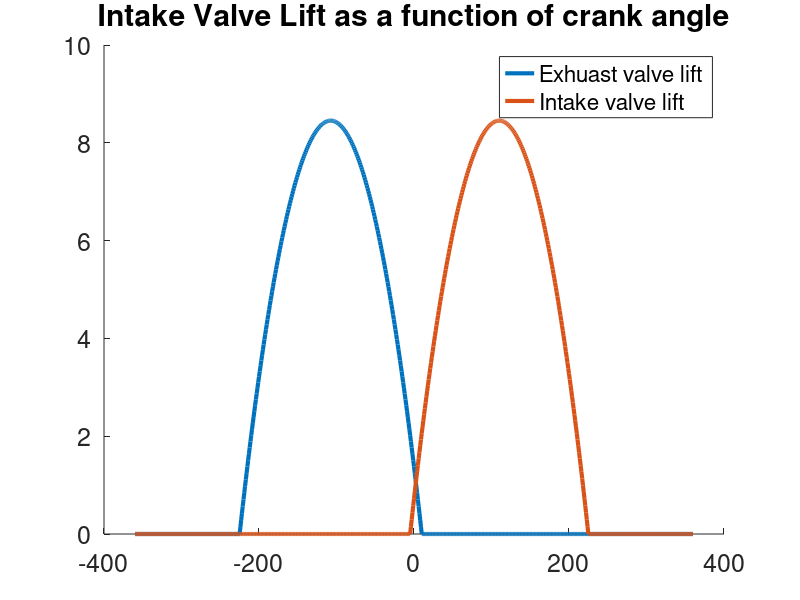
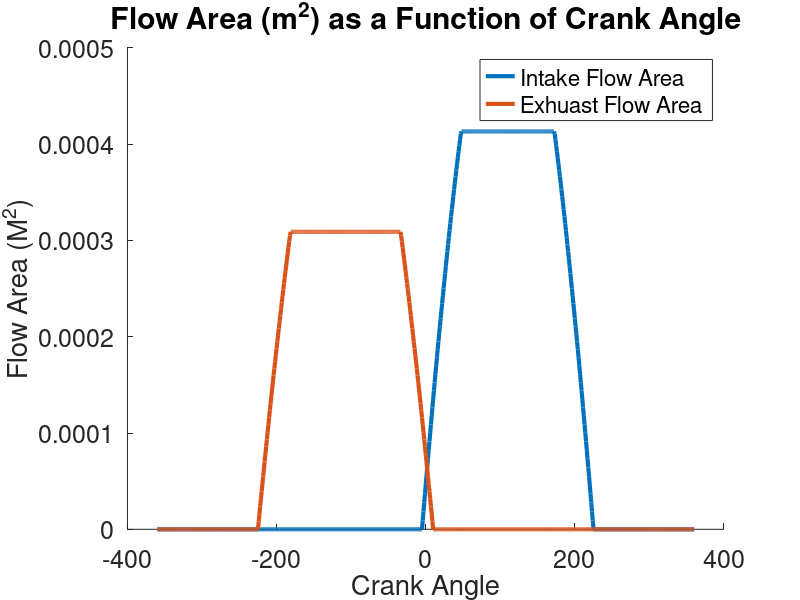
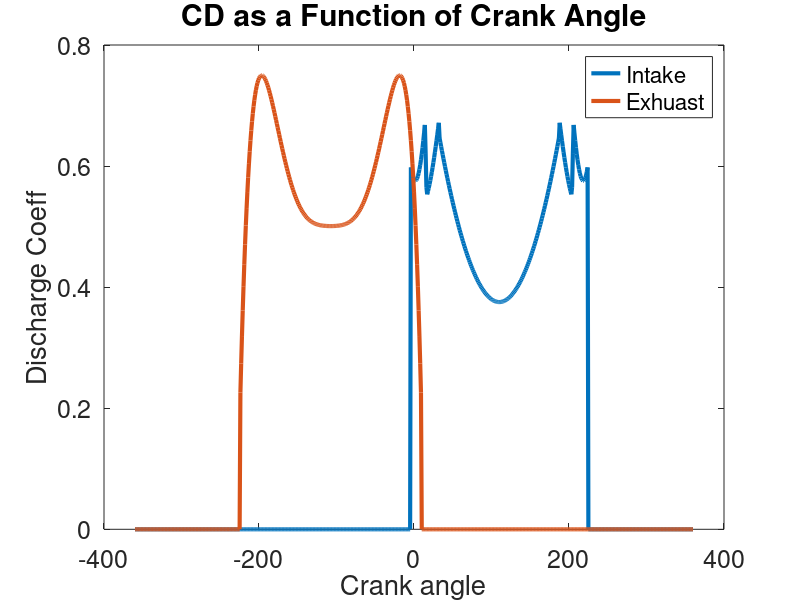
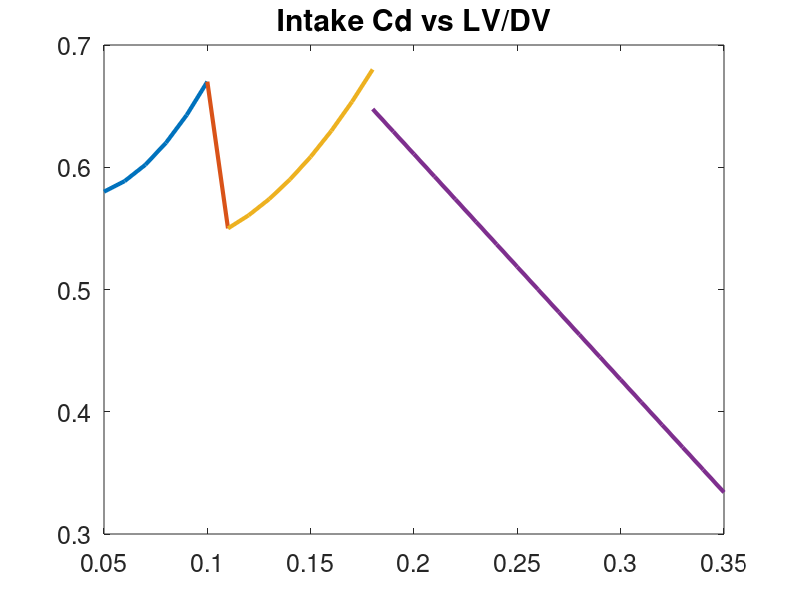

The MATLAB source for these figures, in order: (Note: this script raises an error after producing the figures.)
%Air intate
clear all
clc
close all

set(0, 'DefaultAxesFontWeight', 'normal', ...
      'DefaultAxesFontSize', 18, ...
      'DefaultAxesFontAngle', 'normal', ... 
      'DefaultAxesFontWeight', 'normal', ... 
      'DefaultAxesTitleFontWeight', 'bold', ...
      'DefaultAxesTitleFontSizeMultiplier', 1.2) ;
set(groot,'defaultLineLineWidth',3)
bore = 7.045/100;
r_bs =  1.1
stroke = bore/r_bs;
max_v_lift = .12 * bore; %meter
x = [-360 : 1: 360];
y1 = -1*(x.^2 -220*x - 1125);

max_y =max(y1);
% Recreating Heywood 225
intake_lift = -(max_v_lift/max_y)*(x.^2 -220*x - 1125);



hold on
y2 = -1.*(x.^2 + 215*x - 2250);
max_2 = max(y2);


exhuast_lift = -1 * (max_v_lift/max_2) .*(x.^2 + 215*x - 2250);
for i = 1:length(intake_lift)
    if intake_lift(i) < 0
        intake_lift(i) = 0;
    end
    
    if exhuast_lift(i) < 0
        exhuast_lift(i) = 0;
    end
end

plot(x, exhuast_lift*1000);
plot(x,intake_lift*1000);
title('Intake Valve Lift as a function of crank angle')
ylim([0,10]);
legend('Exhuast valve lift','Intake valve lift')
set(gcf, 'Units', 'Normalized', 'OuterPosition', [0, 0.04, 1, 0.96]);
saveas(gcf,'Valve Lift vs Crank.png')

for i = 1:length(intake_lift)
    if intake_lift(i) < 0
        intake_lift(i) = 0;
    end
    
    if exhuast_lift(i) < 0
        exhuast_lift(i) = 0;
    end
end

%%

% Fuerg 5.11
% 2 times 
D_in = .333 * bore;

D_ex = .29 * bore ;
DS_in = .21 * D_in;
DS_ex = .24 * D_ex;

DV_in = 1.1 * D_in;
DV_ex = 1.1*D_ex;

DP_in = D_in;
DP_ex = D_ex;

% USe 221 nd 222 to find rest
w_ex = D_ex * (1.11 - 1)/2;
w_in = D_in * (1.11 - 1)/2; %P 221, 30 degrees

DM_in = DV_in - w_in
DM_ex = DV_ex - w_ex

B = 30 * pi/180;

for i = 1: length(intake_lift)
    if (w_in /(sin(B) * cos(B))) > intake_lift(i) && intake_lift(i)>0
        Am_in(i) = pi * intake_lift(i)*cos(B) * (DV_in - 2*w_in + (intake_lift(i)/2)*sin(2* B));
        disp('I 1')
    elseif (((((DP_in^2 - DS_in^2)/(4*(DM_in)))^2 - w_in^2)^(1/2) + w_in * tan(B)) >= intake_lift(i) ...
            && (w_in /(sin(B) * cos(B))) < intake_lift(i) ...
            && intake_lift(i)>0)
        Am_in(i) = pi *  DM_in * sqrt((intake_lift(i) - w_in * tan(B))^2 + w_in^2);
        disp('I2')
    elseif intake_lift(i)>0
        Am_in(i) = pi * (DP_in^2 - DS_in^2)/4;
        disp('I3')
    else
        Am_in(i) = 0;

    end
end

for i = 1: length(exhuast_lift)
    if (w_ex /(sin(B) * cos(B))) > exhuast_lift(i) && exhuast_lift(i)>0
        Am_ex(i) = pi * exhuast_lift(i)*cos(B) * (DV_ex - 2*w_ex + (exhuast_lift(i)/2)*sin(2* B));

    elseif sqrt(((DP_ex^2 - DS_ex^2)/(4*(DM_ex)))^2  - w_ex^2) + w_ex * tan(B) >= exhuast_lift(i) && exhuast_lift(i)>0
        Am_ex(i) = pi *  (DM_ex) * sqrt((exhuast_lift(i) - w_ex * tan(B))^2 + w_ex^2);     

    elseif exhuast_lift(i)>0
        Am_ex(i) = pi * (DP_ex^2 - DS_ex^2)/4;

    else
         Am_ex(i) = 0;
    end
    
end
 
figure
hold on 
plot(x,Am_in)
plot(x, Am_ex)

legend('Intake', 'Exhuast')
title('Flow Area (m^2) as a Function of Crank Angle')
legend('Intake Flow Area', 'Exhuast Flow Area')
ylabel('Flow Area (M^2)')
xlabel('Crank Angle')
set(gcf, 'Units', 'Normalized', 'OuterPosition', [0, 0.04, 1, 0.96]);
saveas(gcf,'Flow Area vs Crank.png')


%% ex
cd_ex = .5 + .5 .* [  1.2 1.5 1.6 1 .4 .2 0]./3.2


lv_dv_ex = [.1 .15 .2 .25 .3 .35 .4]
plot(lv_dv_ex, cd_ex)
fit = polyfit(lv_dv_ex, cd_ex,  3)
val = polyval(fit, .1:.01:.3)
hold on
plot(.1:.01:.3, val)
ylim([0 1])
xlim([0 .3])

%% intake Cd vs lv/dv
figure

l_in1 = [.05 .08 .1]
c_1 = [.58 .62 .67]

l_in2 = [.1 .11]
c_2 = [.67 .55] 

l_in3 = [.11 .14 .18]
c_3 = [.55 .59 .68]

l_in4 = [.18 .21 .24 .28]
c_4 = [.68 .55 .53 .48]

fit1 = polyfit(l_in1, c_1,  3)
val1 = polyval(fit1, .05:.01:.1)
plot(.05:.01:.1, val1)
hold on
fit2 = polyfit(l_in2, c_2,  1)
val2 = polyval(fit2, l_in2)
plot(l_in2, val2)

fit3 = polyfit(l_in3, c_3,  2)
val3 = polyval(fit3, .11:.01:.18)
plot(.11:.01:.18, val3)

fit4 = polyfit(l_in4, c_4,  1)
val4 = polyval(fit4, .18:.01:.35)
plot(.18:.01:.35, val4)

title('Intake Cd vs LV/DV')
%%


for i = 1: length(intake_lift)
    lv_dv(i) = intake_lift(i)/DV_in;
    if lv_dv(i) < .1 && lv_dv(i) > 0
        CD_in(i) = polyval(fit1, lv_dv(i));
    elseif lv_dv(i) <= .11 && lv_dv(i) > 0
        CD_in(i) = polyval(fit2, lv_dv(i));
    elseif lv_dv(i) <= .18 && lv_dv(i) > 0
        CD_in(i) = polyval(fit3, lv_dv(i));
    elseif lv_dv(i) > 0 
        CD_in(i) = polyval(fit4, lv_dv(i));
    else
        CD_in(i) = 0;
    end
    
    
    lv_dv2(i) = exhuast_lift(i)/DV_ex;
    CD_ex(i) = polyval(fit, lv_dv2(i));
    if exhuast_lift(i) == 0
        CD_ex(i) = 0;
    end
    
    
end 
figure
plot(x, CD_in)
hold on
plot(x, CD_ex)
title('CD as a Function of Crank Angle')
xlabel('Crank angle')
ylabel("Discharge Coeff")
legend('Intake', 'Exhuast')
set(gcf, 'Units', 'Normalized', 'OuterPosition', [0, 0.04, 1, 0.96]);
saveas(gcf,'CD vs Crank.png')
%%
N = 5000
N = 15000
for theta = 0:360
    time = (theta/360) * (1/(N/60));
end

%% Exhuast
N = 5000
To = 1.9286e+03 ;%k
gamma = calc_gamma(To);
P_external_e = 101325; %pa

R = 287;
Co = sqrt(gamma * R * To);
P_cylinder_e = 6.6417e+05; % Pascals
rho_cylinder = P_cylinder_e/(R * To); %Kg/m3
Ma = 3.335683867042752e-04; %Kg
% D_ex is diamter
%x = [-360 : 1: 360];
theta = [-360 : 360];
time = (theta./360) .* (1/(N/60)); %seconds
for i = 1:length(theta)
    v(i) = calc_volume(theta(i));
end

temp = To;
pressure = P_cylinder_e * ones(1,length(theta));
mass = Ma;
d_mass_d_time = 0;
delta_t = time(2) - time(1);
rho = rho_cylinder

for i = 1:length(theta)-1
    rho(i) = pressure(i)/(R * temp(i));
    lift = exhuast_lift(i);
    min_area = Am_ex(i) ; %meters
    gamma = calc_gamma(temp(i));
    Cd = CD_ex(i);
    if pressure(i) > P_external_e 
        %could make rho consrtant i gues?
        m_dot(i) = -1*Cd * rho(i) * min_area * Co * sqrt((2/(gamma-1)) * ((P_external_e/pressure(i))^(2/gamma) - ...
        (P_external_e/pressure(i))^((gamma+1)/gamma))) ;
    else
        % Flow into cylinder from exhuast
        m_dot(i) =   Cd * rho_cylinder * min_area * Co * sqrt((2/(gamma-1)) * ((P_external_e/pressure(i))^(2/gamma) - ...
        (P_external_e/pressure(i))^((gamma+1)/gamma)));
        disp('reverse')
    end
    
    % Choked flow?
    velocity(i) = abs(m_dot(i))/(rho(i) * min_area);
    sound_speed(i) = sqrt(gamma * R *  temp(i));
        
    if velocity(i) > sound_speed(i)
        m_dot(i) = Cd * rho_cylinder * min_area * Co *(2/(gamma + 1)) ^ ((gamma + 1)/(2 *(gamma - 1)));
        disp('hoke')
        disp(i)
    end
    d_mass_d_time = m_dot(i);
    mass(i + 1) = mass(i) + delta_t * d_mass_d_time;
    temp(i+1) = temp(i);
    if m_dot(i) ~= 0
        pressure(i + 1) =  mass(i + 1) * R * temp(i+1)/v(i+1);
    end
    

end

%U = sqrt(2* gamma/(gamma - 1) * (Po/rho0) * (1 - (Pv/Po)^((gamma - 1)/gamma)))

%plot( theta(1 :720), rho)
%plot( theta, mass)

V_eff = 1 - mass(end)/mass(1)

figure
plot( theta, pressure)
title('Pressure of cylinder during exhuast as a function of crank angle')
set(gcf, 'Units', 'Normalized', 'OuterPosition', [0, 0.04, 1, 0.96]);
saveas(gcf,'P exhuast vs crank.png')

figure
plot(theta, mass)
title('Air mass in cylinder during exhuast as a function of crank angle')
set(gcf, 'Units', 'Normalized', 'OuterPosition', [0, 0.04, 1, 0.96]);
saveas(gcf,'Air mass exhaust vs crank.png')

figure
plot(theta(1:720), m_dot)
title('M dot during exhuast as a function of crank angle')
set(gcf, 'Units', 'Normalized', 'OuterPosition', [0, 0.04, 1, 0.96]);
saveas(gcf,'M dot vs Crank Angle.png')
